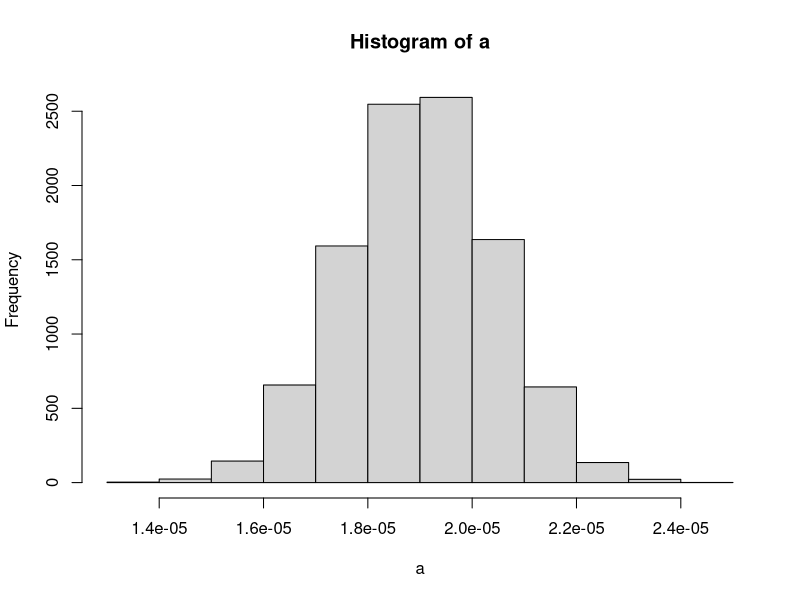
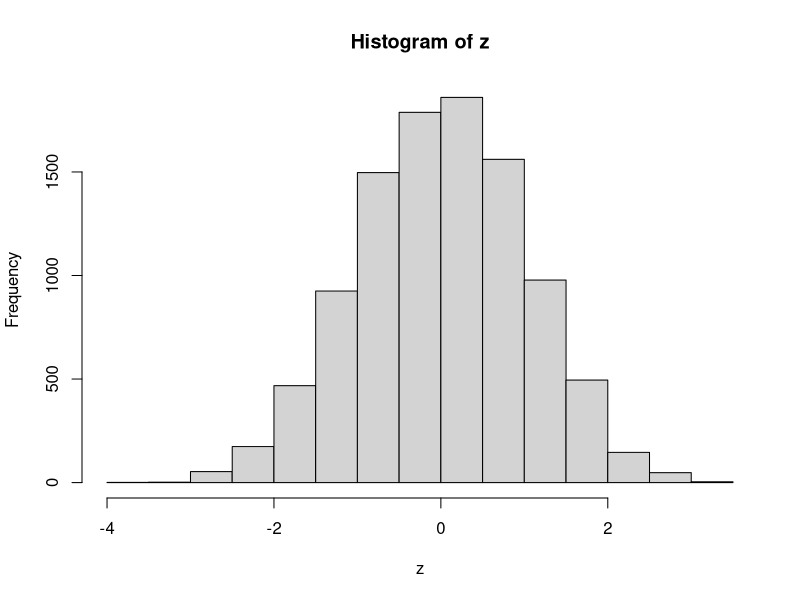
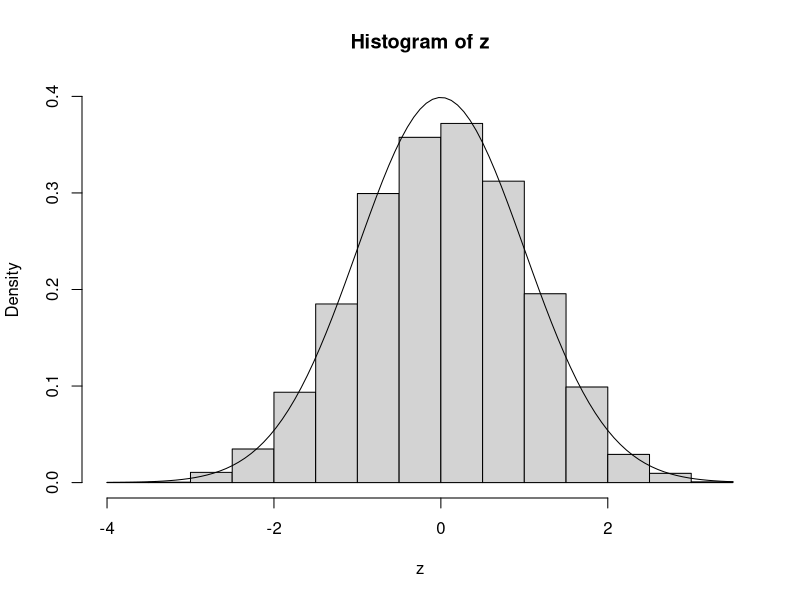
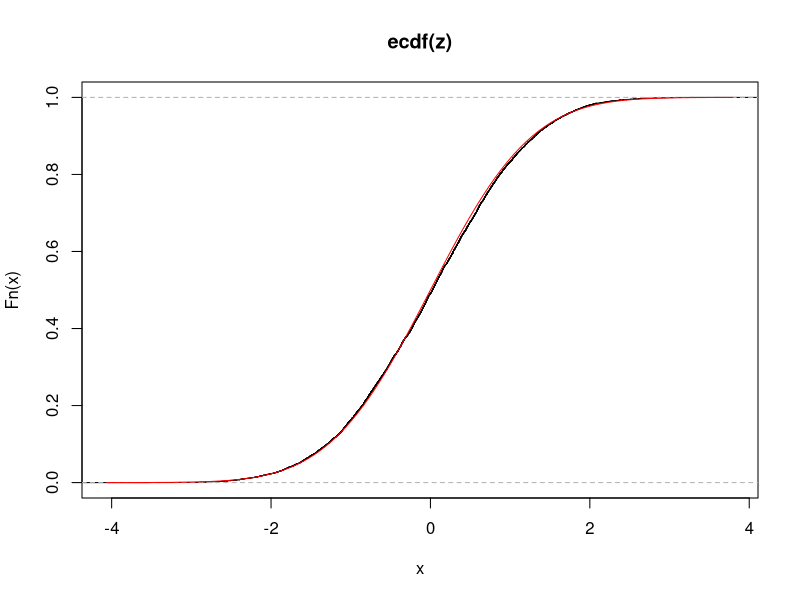
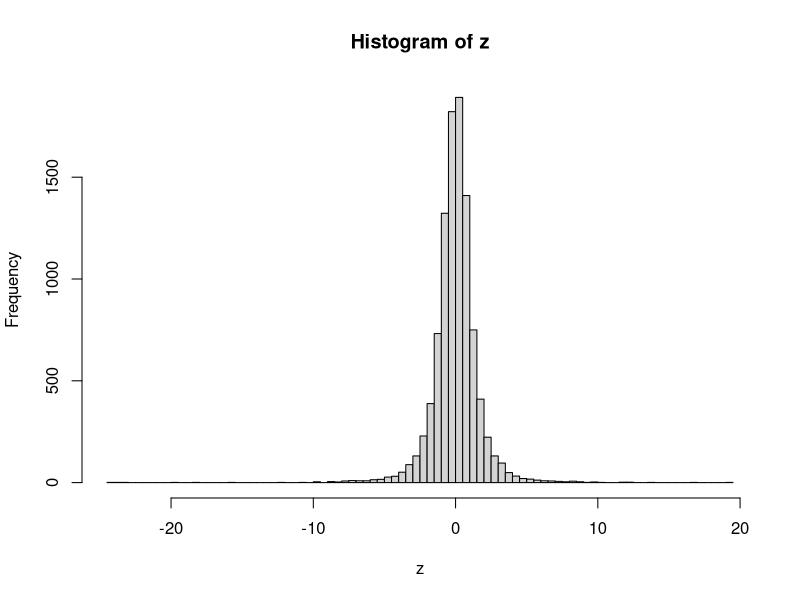
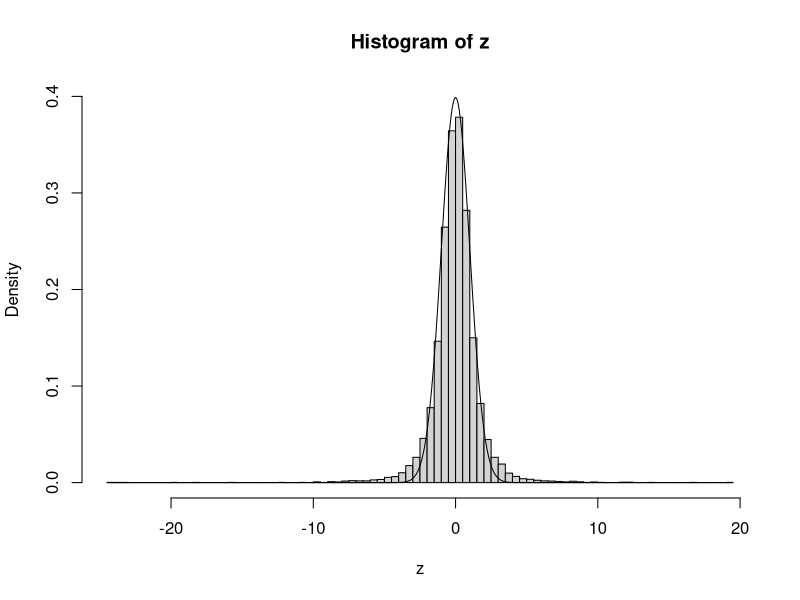
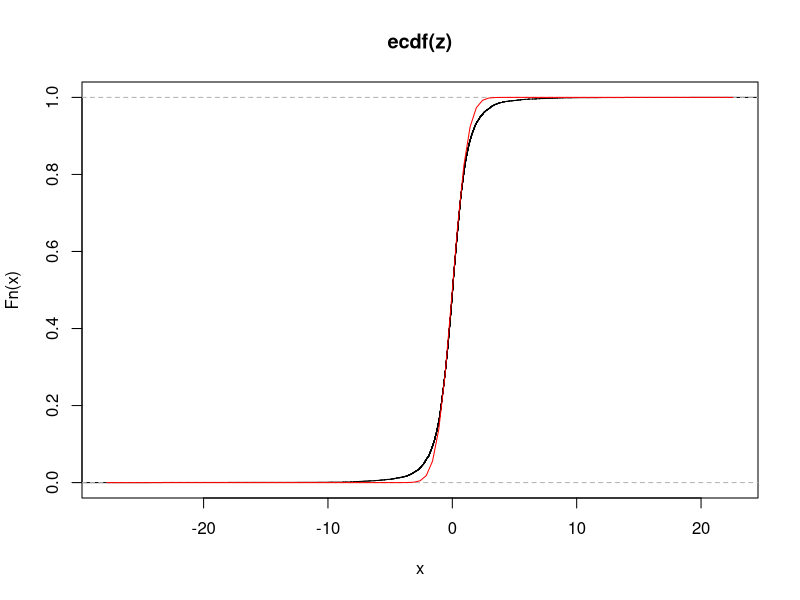

These figures' R source, in order:
## ---- chunk 1
alpha<-function(l1,l2,t1,t2){
  (l2-l1)/(l1*(t2-t1))
}

L1<-rnorm(10000,mean=1,sd=.00005)#initial length
L2<-rnorm(10000,mean=1.00095,sd=.00005)#Final length
T1<-rnorm(10000,mean=50,sd=.1)#initial Temp
T2<-rnorm(10000,mean=100,sd=.1)#Final Temp
a<-rep(0,10000)#This repeats value 0 10000 times. this is a vector of values 0 ten thousand times

for(i in 1:10000) {a[i]<-alpha(L1[i],L2[i],T1[i],T2[i])}
summary(a)
sd(a)

hist(a)


## ---- chunk 2
alphat<-function(t){
  ((2*pi)^2)/(t^2)
}

alphal<-function(l,t){
  ((2*pi)^2 * -2 * l)/(t^3)
}

L<-rnorm(10000,mean=5,sd=.0208)# length
TP<-rnorm(10000,mean=2.48,sd=.1)#time period

a1<-rep(0,10000)#This repeats value 0 10000 times. this is a vector of values 0 ten thousand times
a2<-rep(0,10000)

for(i in 1:10000) {a1[i]<-alphat(TP)
a2[i]<-alphal(L,TP)
}
a1
a2
varg<-a1^2 * (0.0208)^2 + a2^2 * (0.1)^2
summary(varg)
#sd(varg)

#hist(varg)
g=sqrt(varg)
summary(g)
## ---- chunk 3


#Code Set 2
#Here is some code for studying the actual distribution of
#some approximately standard normal variables built on "iid"
#(random sampling from a fixed distribution) models

M<-matrix(runif(50000,min=0,max=1),nrow=10000,byrow=T)

av<-1:10000

for (i in 1:10000){
  av[i]<-mean(M[i,])  
}

z<-1:10000
for (i in 1:10000){
  z[i]<-(av[i]-.5)*sqrt(60)
}

r<-range(0,hist(z)$density,dnorm(0,sd=1))

hist(z,freq=FALSE,ylim=r)
curve(dnorm(x,mean=0,sd=1),add=TRUE)

plot(ecdf(z))
curve(pnorm(x),add=TRUE,col="red")

#Now use the sample standard deviation rather than the model sigma=1/sqrt(12)
#to make "z" values and see that these don't look as much like standard normal
#observations as do the properly standardized values of xbar

s<-1:10000
for (i in 1:10000){
  s[i]<-sd(M[i,])  
}

z<-1:10000
for (i in 1:10000){
  z[i]<-(av[i]-.5)*sqrt(5)/s[i]
}

r<-range(0,hist(z,breaks=100)$density,dnorm(0,sd=1))

#the breaks=100 changes the default number of histogram bins so we can
#see some detail in the center of the distribution

hist(z,breaks=100,freq=FALSE,ylim=r)
curve(dnorm(x,mean=0,sd=1),n=500,add=TRUE)

#the n=500 provides enough plotted points (connected with line segments)
#to produce a nice plot near the mean of the distribution

summary(z)

plot(ecdf(z))
curve(pnorm(x),add=TRUE, col="red")
#distribution of z^ are more spreadout and z are more closely like std normals
## ---- chunk 4
#Here is some code for making and checking the performance 
#of large n CIs for mu (for U(0,1) observations)
#First Use the model standard deviation

M<-matrix(runif(50000,min=0,max=1),nrow=10000,byrow=T)
Low<-rep(0,10000)
Up<-rep(0,10000)

chk<-rep(0,10000)
for (i in 1:10000){
  av[i]<-mean(M[i,])  
}

for(i in 1:10000) {Low[i]<-av[i]-1.96*sqrt(1/60)}
for(i in 1:10000) {Up[i]<-av[i]+1.96*sqrt(1/60)}
for(i in 1:10000) {if((Low[i]<.5)&(.5<Up[i])) chk[i]<-1}

cbind(Low[1:10],Up[1:10],chk[1:10])
mean(chk)

#Now use the sample standard deviation to make intervals for mu

Low<-rep(0,10000)
Up<-rep(0,10000)
chk<-rep(0,10000)
s<-rep(0,10000)
for (i in 1:10000){
  s[i]<-sd(M[i,])  
}

for(i in 1:10000) {Low[i]<-av[i]-1.96*s[i]*sqrt(1/5)}
for(i in 1:10000) {Up[i]<-av[i]+1.96*s[i]*sqrt(1/5)}
for(i in 1:10000) {if((Low[i]<.5)&(.5<Up[i])) chk[i]<-1}

cbind(Low[1:10],Up[1:10],chk[1:10])
mean(chk)
# (e) Not Gonna find much difference
